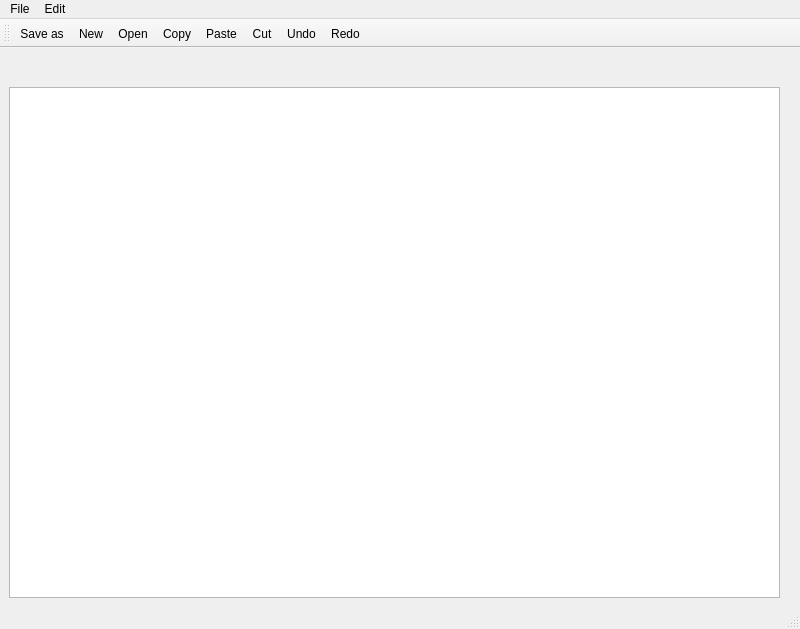
<?xml version="1.0" encoding="UTF-8"?>
<ui version="4.0">
 <class>notepad</class>
 <widget class="QMainWindow" name="notepad">
  <property name="geometry">
   <rect>
    <x>0</x>
    <y>0</y>
    <width>800</width>
    <height>629</height>
   </rect>
  </property>
  <property name="windowTitle">
   <string>MainWindow</string>
  </property>
  <widget class="QWidget" name="centralwidget">
   <widget class="QWidget" name="verticalLayoutWidget">
    <property name="geometry">
     <rect>
      <x>9</x>
      <y>39</y>
      <width>771</width>
      <height>511</height>
     </rect>
    </property>
    <layout class="QVBoxLayout" name="verticalLayout">
     <item>
      <widget class="QTextEdit" name="textEdit"/>
     </item>
    </layout>
   </widget>
  </widget>
  <widget class="QMenuBar" name="menubar">
   <property name="geometry">
    <rect>
     <x>0</x>
     <y>0</y>
     <width>800</width>
     <height>26</height>
    </rect>
   </property>
   <widget class="QMenu" name="menuFile">
    <property name="title">
     <string>File</string>
    </property>
    <addaction name="actionNew"/>
    <addaction name="actionOpen"/>
    <addaction name="actionSave_as"/>
    <addaction name="actionPrint"/>
    <addaction name="actionExit"/>
   </widget>
   <widget class="QMenu" name="menuEdit">
    <property name="title">
     <string>Edit</string>
    </property>
    <addaction name="actionCopy"/>
    <addaction name="actionPaste"/>
    <addaction name="actionCut"/>
    <addaction name="actionUndo"/>
    <addaction name="actionRedo"/>
   </widget>
   <addaction name="menuFile"/>
   <addaction name="menuEdit"/>
  </widget>
  <widget class="QStatusBar" name="statusbar"/>
  <widget class="QToolBar" name="toolBar_3">
   <property name="windowTitle">
    <string>toolBar_3</string>
   </property>
   <attribute name="toolBarArea">
    <enum>TopToolBarArea</enum>
   </attribute>
   <attribute name="toolBarBreak">
    <bool>false</bool>
   </attribute>
   <addaction name="actionSave_as"/>
   <addaction name="actionNew"/>
   <addaction name="actionOpen"/>
   <addaction name="actionCopy"/>
   <addaction name="actionPaste"/>
   <addaction name="actionCut"/>
   <addaction name="actionUndo"/>
   <addaction name="actionRedo"/>
  </widget>
  <action name="actionNew">
   <property name="icon">
    <iconset>
     <normaloff>:/imgs/C:/Users/HP/OneDrive/Bureau/newfile.jfif</normaloff>
     <normalon>:/images/nf.webp</normalon>:/imgs/C:/Users/HP/OneDrive/Bureau/newfile.jfif</iconset>
   </property>
   <property name="text">
    <string>New</string>
   </property>
  </action>
  <action name="actionOpen">
   <property name="icon">
    <iconset resource="resource.qrc">
     <normaloff>:/images/open.png</normaloff>:/images/open.png</iconset>
   </property>
   <property name="text">
    <string>Open</string>
   </property>
  </action>
  <action name="actionSave_as">
   <property name="icon">
    <iconset resource="resource.qrc">
     <normaloff>:/images/save.png</normaloff>:/images/save.png</iconset>
   </property>
   <property name="text">
    <string>Save as</string>
   </property>
  </action>
  <action name="actionPrint">
   <property name="text">
    <string>Print</string>
   </property>
  </action>
  <action name="actionExit">
   <property name="text">
    <string>Exit</string>
   </property>
  </action>
  <action name="actionCopy">
   <property name="icon">
    <iconset>
     <normaloff>:/imgs/C:/Users/HP/OneDrive/Bureau/copy.png</normaloff>
     <normalon>:/images/copy.png</normalon>:/imgs/C:/Users/HP/OneDrive/Bureau/copy.png</iconset>
   </property>
   <property name="text">
    <string>Copy</string>
   </property>
  </action>
  <action name="actionPaste">
   <property name="icon">
    <iconset>
     <normaloff>:/imgs/C:/Users/HP/OneDrive/Bureau/paste.png</normaloff>
     <normalon>paste.png</normalon>:/imgs/C:/Users/HP/OneDrive/Bureau/paste.png</iconset>
   </property>
   <property name="text">
    <string>Paste</string>
   </property>
  </action>
  <action name="actionCut">
   <property name="icon">
    <iconset resource="resource.qrc">
     <normaloff>:/images/cut.png</normaloff>:/images/cut.png</iconset>
   </property>
   <property name="text">
    <string>Cut</string>
   </property>
  </action>
  <action name="actionUndo">
   <property name="icon">
    <iconset>
     <normaloff>:/imgs/C:/Users/HP/OneDrive/Bureau/Undo-icon.png</normaloff>
     <normalon>:/images/Undo-icon.png</normalon>:/imgs/C:/Users/HP/OneDrive/Bureau/Undo-icon.png</iconset>
   </property>
   <property name="text">
    <string>Undo</string>
   </property>
  </action>
  <action name="actionRedo">
   <property name="icon">
    <iconset resource="resource.qrc">
     <normaloff>:/images/Redo-icon.png</normaloff>:/images/Redo-icon.png</iconset>
   </property>
   <property name="text">
    <string>Redo</string>
   </property>
  </action>
 </widget>
 <resources>
  <include location="resource.qrc"/>
 </resources>
 <connections/>
</ui>
